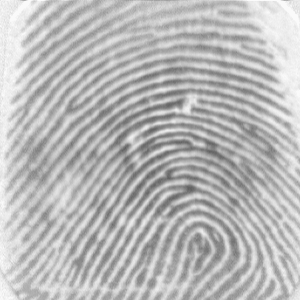
#> input picture fingerprint/Extracted_data/different_1/101_6.tif, 300 x 300 px; its folder holds 2 pictures in this run
$ python 2.py
#> lines starting #> are read from the running program, lines starting #| are printed output that depends on the picture; after the words box and inside, x2 and y2 are one past the last pixel; in counts of white or black regions, pixels touching at a corner belong together
import cv2
import os
import numpy as np
import zipfile
from matplotlib import pyplot as plt
from sklearn.metrics import confusion_matrix, ConfusionMatrixDisplay

base_folder = "Extracted_data"

if not os.path.exists(base_folder):
    raise FileNotFoundError('Extracted_data directory not found')

subdirs = [d for d in os.listdir(base_folder) if os.path.isdir(os.path.join(base_folder, d))]
has_dataset = any(d.lower().startswith('same') or d.lower().startswith('different') for d in subdirs)

if not has_dataset:
    raise FileNotFoundError('no same_* or different_* folders found in Extracted_data')

def load_image(filepath):
#> called with filepath = 'Extracted_data/different_1/101_6.tif'
    im = cv2.imread(filepath, cv2.IMREAD_GRAYSCALE)
#> im is the input picture: shape (300, 300); min 97, max 250, mean 185.1
    if im is None:
        raise IOError(f"failed to load {filepath}")
    im = cv2.GaussianBlur(im, (5, 5), 0)
    _, im = cv2.threshold(im, 0, 255, cv2.THRESH_BINARY_INV + cv2.THRESH_OTSU)
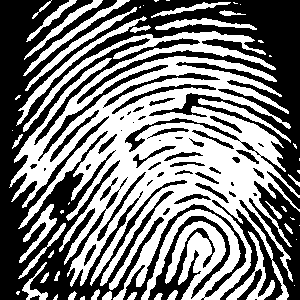
#> im: shape (300, 300); 48.8% white; 52 white regions (23 under 20 px), largest, box (x1, y1, x2, y2) and area: (9, 31, 300, 300) 36458, (16, 16, 147, 126) 944, (226, 231, 275, 300) 774
#> call 2 of load_image, with filepath = 'Extracted_data/different_1/105_6.tif'
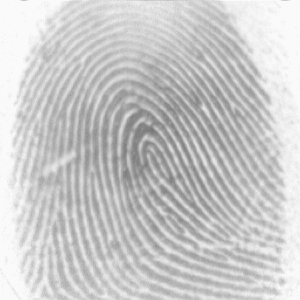
#> input picture fingerprint/Extracted_data/different_1/105_6.tif, 300 x 300 px
#> in load_image, im is the input picture: shape (300, 300); min 117, max 250, mean 201.8
#> in load_image (call 2), `_, im = cv2.threshold(im, 0, 255, cv2.THRESH_BINARY_INV + cv2.THRESH_O..`:
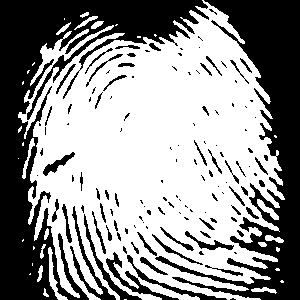
#> im: shape (300, 300); 57.9% white; 129 black regions (76 under 20 px), largest, box (x1, y1, x2, y2) and area: (0, 0, 209, 300) 18697, (155, 0, 300, 300) 13518, (70, 206, 116, 300) 640
    return im

def compute_similarity(first, second, ratio=0.7):
#> called with ratio = 0.7
    detector = cv2.SIFT_create(nfeatures=1000)
    pts1, desc1 = detector.detectAndCompute(first, None)
#> pts1 = 993 keypoints; strongest (x, y, size): (255, 194, 2.1), (62, 211, 2.5), (18, 293, 2.5), (121, 118, 1.8)
    pts2, desc2 = detector.detectAndCompute(second, None)
#> pts2 = 792 keypoints; strongest (x, y, size): (282, 281, 2.2), (275, 136, 1.9), (255, 174, 1.9), (277, 269, 2.5)

    if desc1 is None or desc2 is None:
        return 0

    idx_cfg = dict(algorithm=1, trees=5)
    search_cfg = dict(checks=50)
    matcher = cv2.FlannBasedMatcher(idx_cfg, search_cfg)
    all_matches = matcher.knnMatch(desc1, desc2, k=2)
#> all_matches = 993 matches

    valid_count = 0
    for pair in all_matches:
        if len(pair) == 2:
            best, second_best = pair
            if best.distance < ratio * second_best.distance:
                valid_count += 1
#> this loop made 993 passes
#> valid_count on passes 46, 48: 1, 2
#> after the loop, valid_count = 21

    return valid_count

directories = [d for d in sorted(os.listdir(base_folder)) if os.path.isdir(os.path.join(base_folder, d))]
actual = []
predicted = []

for d in directories:
    d_path = os.path.join(base_folder, d)
    images = sorted([os.path.join(d_path, f) for f in os.listdir(d_path)
                    if f.lower().endswith(('.jpg', '.jpeg', '.png', '.bmp', '.tif'))])

    if len(images) != 2:
        continue

    try:
        img_a = load_image(images[0])
        img_b = load_image(images[1])
        score = compute_similarity(img_a, img_b)
#> score = 21

        truth = 1 if d.lower().startswith('same') else 0
        guess = 1 if score > 20 else 0
#> guess = 1

        actual.append(truth)
        predicted.append(guess)

        print(f"{d}: {score} matches -> {'SAME' if guess else 'DIFFERENT'}")
#| different_1: 21 matches -> SAME
    except Exception as e:
        print(f"error processing {d}: {e}")
#> pass 2 of the loop `for d in directories:`:
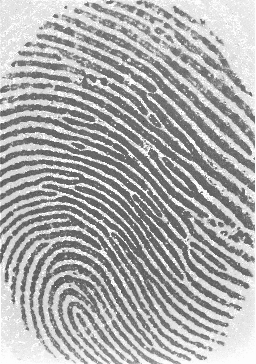
#> input picture fingerprint/Extracted_data/different_10/104_7.tif, 256 x 364 px
#> in load_image, im is the input picture: shape (364, 256); min 54, max 253, mean 171.8
#> in load_image (call 4), `im = cv2.GaussianBlur(im, (5, 5), 0)`:
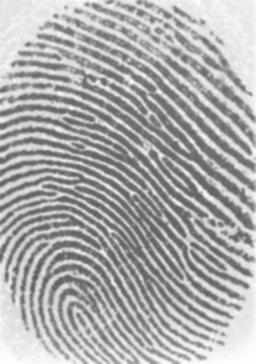
#> im: shape (364, 256); min 92, max 253, mean 171.7
#> in load_image (call 4), `_, im = cv2.threshold(im, 0, 255, cv2.THRESH_BINARY_INV + cv2.THRESH_O..`:
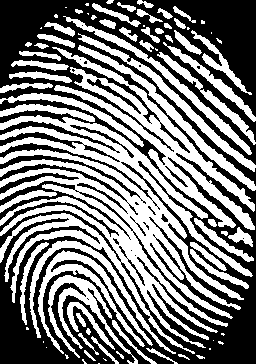
#> im: shape (364, 256); 48.8% white; 80 white regions (23 under 20 px), largest, box (x1, y1, x2, y2) and area: (0, 115, 253, 354) 19191, (52, 47, 255, 230) 6284, (38, 250, 153, 354) 1977
#> pts2 = 1001 keypoints; strongest (x, y, size): (27, 328, 2), (85, 62, 2), (198, 67, 2), (56, 16, 2.6)
#> score = 8
#> guess = 0
#| different_10: 8 matches -> DIFFERENT

if not actual:
    print('no valid pairs processed')
else:
    actual = np.array(actual)
    predicted = np.array(predicted)
#> predicted = [1, 0]

    matrix = confusion_matrix(actual, predicted)
#> matrix = [[1, 1], [0, 0]]
    display = ConfusionMatrixDisplay(confusion_matrix=matrix, display_labels=["Different", "Same"])
    display.plot(cmap="Blues")
    plt.title("SIFT+FLANN Results")
    plt.show()
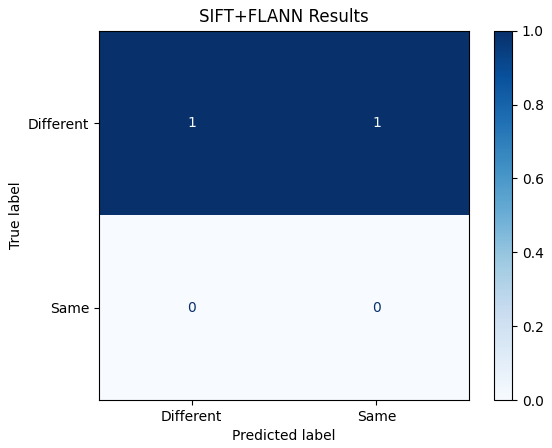
#> figure drawn by matplotlib, 2 panels

    accuracy = (actual == predicted).mean()
#> accuracy = 0.5
    print(f"accuracy: {accuracy * 100:.2f}%")
#| accuracy: 50.00%
